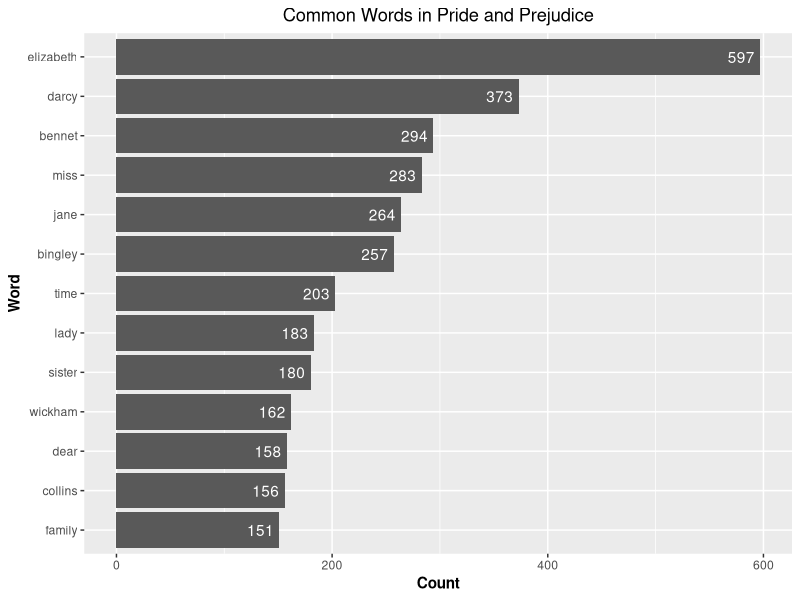

Write R code to recreate this figure.
## ---- chunk 1
library(dplyr)
library(tidytext)
library(ggplot2)
library(janeaustenr)
## ---- chunk 2
# Data frame: Pride and Prejudice from Jane Austen
pride_prejudice <- tibble(Text = janeaustenr::prideprejudice)
head(pride_prejudice)
## ---- chunk 3
# Picks individual words and places them as rows
pride_prejudice_words <- pride_prejudice %>% 
                  unnest_tokens(output = word, input = Text) 
head(pride_prejudice_words)
## ---- chunk 4
# Remove stopwords using anti_join()
# Then convert into a work count tibble
pride_prejudice_words <- pride_prejudice_words %>%
                   anti_join(stop_words) %>% 
                   count(word, sort = TRUE)
head(pride_prejudice_words)
## ---- chunk 5
# Plot the most common words
pride_prejudice_words %>% 
  filter(n > 150) %>% # Pick word with more than 150 counts
  mutate(word = reorder(word, n)) %>% 
    ggplot(aes(word, n)) + 
    geom_col() +
    coord_flip() +
    labs(x = "Word", y = "Count", title = "Common Words in Pride and Prejudice") +
    geom_text(aes(label = n), colour = "white", hjust = 1.2) +
    theme(plot.title = element_text(hjust = 0.5), 
        axis.title.x = element_text(face="bold"),
        axis.title.y = element_text(face="bold"))
